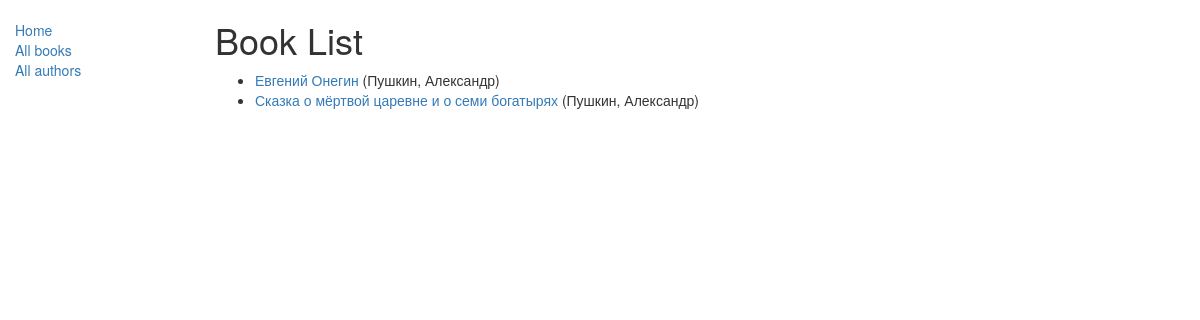
Before: /catalog/books/ with the older database file.
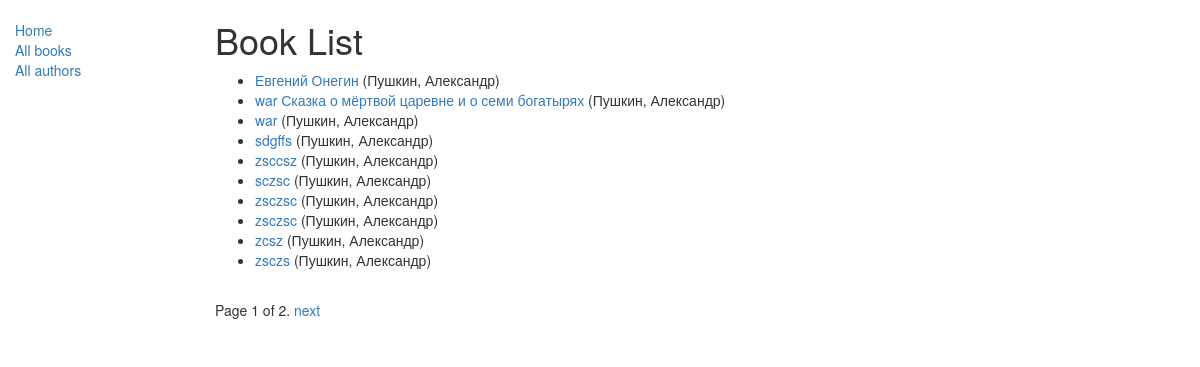
After: the same page with the newer database file.
### catalog/models.py (models this page shows, shortened)
class Book(models.Model):
    title = models.CharField(max_length=200)
    author = models.ForeignKey('Author', on_delete=models.SET_NULL, null=True)
    summary = models.TextField(max_length=1000, help_text="Enter a brief description of the book")
    isbn = models.CharField('ISBN', max_length=13,
                            help_text='13 Character <a href="https://www.isbn-international.org/content/what-isbn">ISBN number</a>')
    genre = models.ManyToManyField(Genre, help_text="Select a genre for this book")
    def get_absolute_url(self):
        return reverse('book-detail', args=[str(self.id)])
    def display_genre(self):
        """
        Creates a string for the Genre. This is required to display genre in Admin.
        """
        return ', '.join([genre.name for genre in self.genre.all()[:3]])
    display_genre.short_description = 'Genre'

class Author(models.Model):
    first_name = models.CharField(max_length=100)
    last_name = models.CharField(max_length=100)
    date_of_birth = models.DateField(null=True, blank=True)
    date_of_death = models.DateField('Died', null=True, blank=True)
    def __str__(self):
        return '%s, %s' % (self.last_name, self.first_name)
    class Meta:
        ordering = ['last_name']

### catalog/views.py (the view)
class BookListView(generic.ListView):
    model = Book
    context_object_name = 'book_list'   # ваше собственное имя переменной контекста в шаблоне
    queryset = Book.objects.filter(title__icontains='war')[:5] # Получение 5 книг, содержащих слово 'war' в заголовке
    template_name = 'book/my_arbitrary_template_name_list.html'  # Определение имени вашего шаблона и его расположения

### catalog/templates/catalog/book_list.html
{% extends "base_generic.html" %}
{% block content %}
    <h1>Book List</h1>
    {% if book_list %}
    <ul>
      {% for book in book_list %}
      <li>
        <a href="{{ book.get_absolute_url }}">{{ book.title }}</a> ({{book.author}})
      </li>
      {% endfor %}
    </ul>
    {% else %}
      <p>There are no books in the абоабаобаоабаоа library.</p>
    {% endif %}
{% endblock  %}

Changed rows visible on the page:
changed Book: title "Сказка о мёртвой царевне и о семи богатырях" → "war Сказка о мёртвой царевне и о семи богатырях"
added Book: title "war", author "Пушкин, Александр"
added Book: title "sdgffs", author "Пушкин, Александр"
added Book: title "zsccsz", author "Пушкин, Александр"
added Book: title "sczsc", author "Пушкин, Александр"
added Book: title "zsczsc", author "Пушкин, Александр"
added Book: title "zsczsc", author "Пушкин, Александр"
added Book: title "zcsz", author "Пушкин, Александр"
added Book: title "zsczs", author "Пушкин, Александр"
Other visible differences:
{{ page_obj.number }}: (not shown) → "1"
{{ page_obj.paginator.num_pages }}: (not shown) → "2"
text now shown: "Page of . next"
